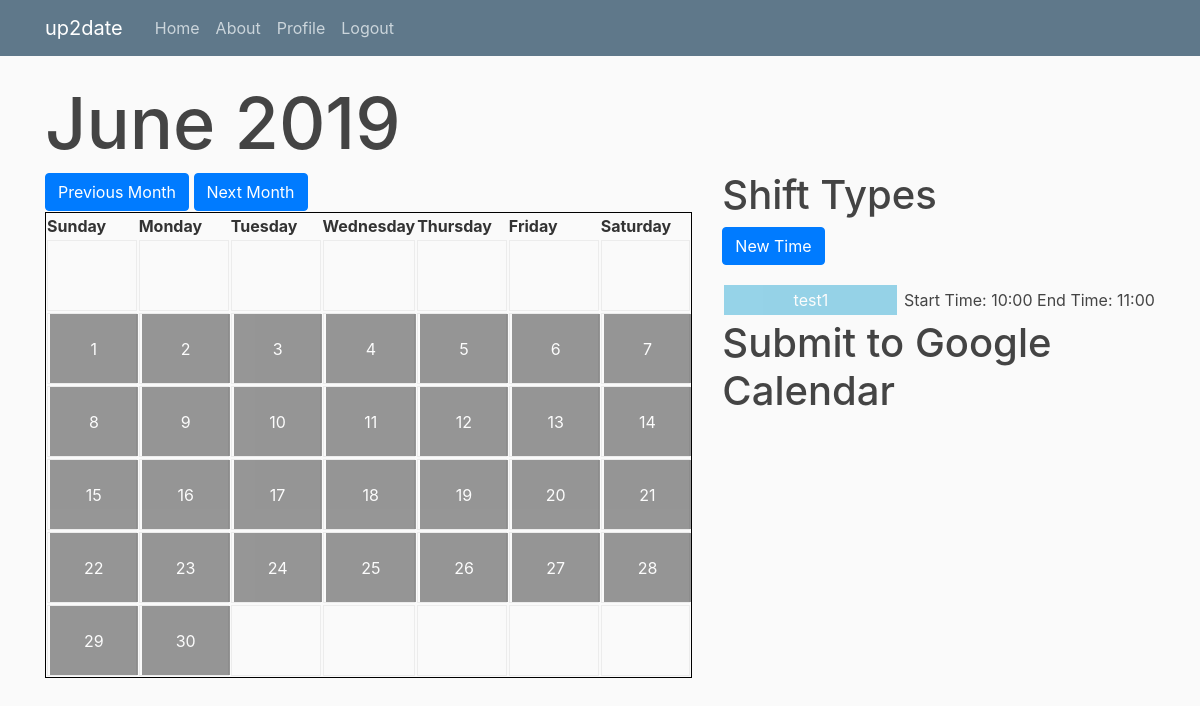
The page / (signed in) on the database as committed earlier.
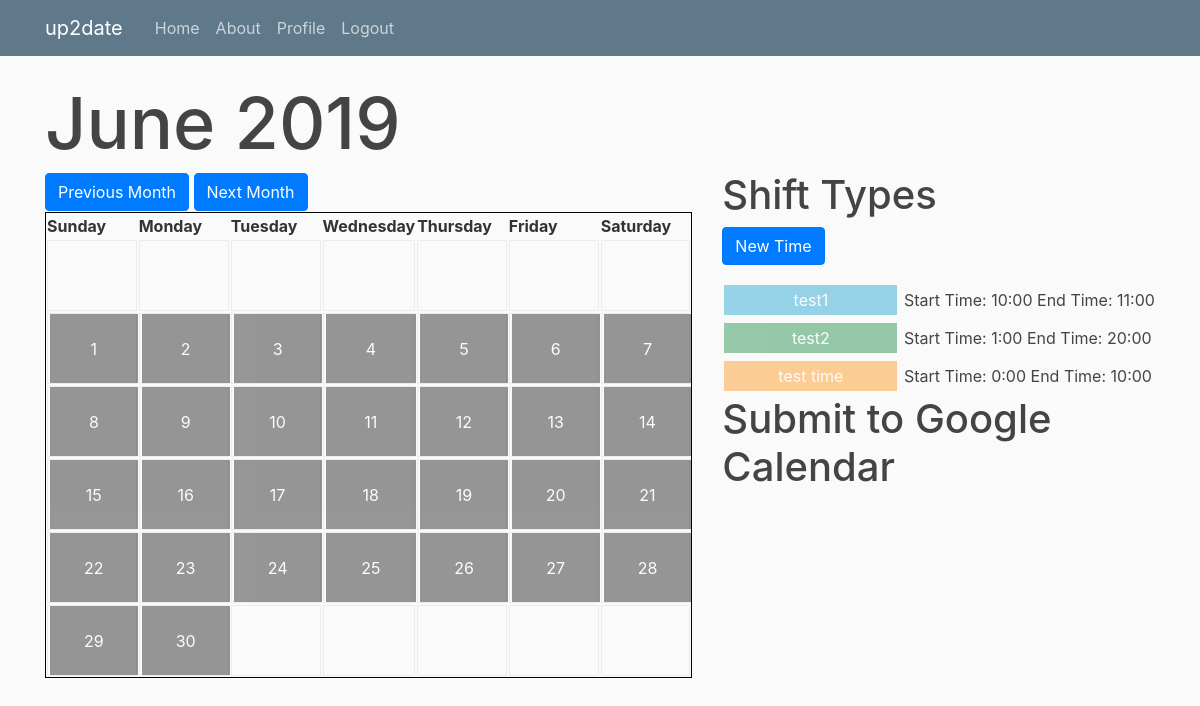
The same page on the database as committed later.
### cal/models.py (models this page shows, shortened)
class Time(models.Model):
    title = models.CharField(max_length=10)
    color = models.CharField(default='#000000', max_length=7)
    start_time = models.TimeField(default=datetime.time(00,00))
    end_time = models.TimeField(default=datetime.time(00,00))
    days = models.IntegerField(default=0, validators=[MaxValueValidator(30), MinValueValidator(0)])
    owner = models.ForeignKey(User, on_delete=models.CASCADE)

### cal/views.py (the view)
# urls.py: path('', views.home, name='calendar-home'),
@login_required(login_url='/login/')
def home(request):
    context = {
        'c_save': Time.objects.filter(owner=request.user),
        'GOOG_CAL_CLIENT_ID': settings.GOOG_CAL_CLIENT_ID,
        'GOOG_API_KEY': settings.GOOG_API_KEY
    }
    return render(request, 'cal/home.html', context)

### cal/templates/cal/home.html (shortened to what this page needs)
{% extends "cal/base_home.html" %}
{% load static %}
{% block content %}
    <body>
        <div class="col-sm">
            <div class="container-month-year w3-animate-top" id="container-month-year" >
                <h1 id="month-year" style="margin:0; padding-bottom:1%;"></h1>
            </div>
            <div style="padding-bottom:.2%;">
                <button type="button" class="btn btn-primary" id="prevMonth" onclick="prev()">Previous Month</button>
                <button type="button" class="btn btn-primary" id="nextMonth" onclick="nxt()">Next Month</button>
            </div>
            <div id = "calContainer" style="float: left; margin-bottom: 2%;"></div>
        </div>
        <div class="col-sm" style="margin-top: 8%;">
        <h1>Shift Types</h1>
        {% if c_save|length > 4%}
            <button type="button" class="btn btn-danger" disabled>New Time</button>
            <p>Cannot add a new time, only a maximum of 5 times can be added.  Please delete to add more.</p>
        {% else %}
            <a class="btn btn-primary" href="{% url 'time-create' %}">New Time</a>
        {% endif %}
        <p style="margin-top: 3%;">
        {% for time in c_save %}
            <div>
                <button type="button" class="btn-time shift" id="shift{{ forloop.counter }}" onclick="highlightShift('shift{{forloop.counter}}')">{{ time.title}}</button>
                <a class="time-title" href="{% url 'time-detail' time.id %}">
                Start Time:
                <span id="start-time{{ forloop.counter }}">{{ time.start_time|date:"G:i" }}</span>
                End Time:
                <span id="end-time{{ forloop.counter }}">{{time.end_time|date:"G:i"}}</span>
                </a>
            </div>
        {% endfor %}
    <h1>Submit to Google Calendar</h1>
    </div>
    </body>
{% endblock content %}

Rows that differ between the two databases and show on the page:
added Time: title "test2", start_time "1:00", end_time "20:00"
added Time: title "test time", start_time "0:00", end_time "10:00"
